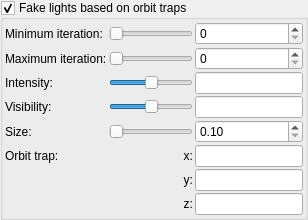
                  <widget class="MyGroupBox" name="groupCheck_fake_lights_enabled">
                   <property name="title">
                    <string>Fake lights based on orbit traps</string>
                   </property>
                   <property name="checkable">
                    <bool>true</bool>
                   </property>
                   <layout class="QVBoxLayout" name="verticalLayout_39">
                    <property name="spacing">
                     <number>2</number>
                    </property>
                    <property name="leftMargin">
                     <number>2</number>
                    </property>
                    <property name="topMargin">
                     <number>2</number>
                    </property>
                    <property name="rightMargin">
                     <number>2</number>
                    </property>
                    <property name="bottomMargin">
                     <number>2</number>
                    </property>
                    <item>
                     <layout class="QGridLayout" name="gridLayout_17">
                      <property name="spacing">
                       <number>2</number>
                      </property>
                      <item row="0" column="2">
                       <widget class="MySpinBox" name="spinboxInt_fake_lights_min_iter">
                        <property name="maximum">
                         <number>500</number>
                        </property>
                       </widget>
                      </item>
                      <item row="4" column="0">
                       <widget class="QLabel" name="label_94">
                        <property name="text">
                         <string>Size:</string>
                        </property>
                       </widget>
                      </item>
                      <item row="1" column="2">
                       <widget class="MySpinBox" name="spinboxInt_fake_lights_max_iter">
                        <property name="maximum">
                         <number>500</number>
                        </property>
                       </widget>
                      </item>
                      <item row="2" column="2">
                       <widget class="MyLineEdit" name="logedit_fake_lights_intensity"/>
                      </item>
                      <item row="1" column="1">
                       <widget class="QSlider" name="sliderInt_fake_lights_max_iter">
                        <property name="maximum">
                         <number>50</number>
                        </property>
                        <property name="singleStep">
                         <number>1</number>
                        </property>
                        <property name="pageStep">
                         <number>1</number>
                        </property>
                        <property name="orientation">
                         <enum>Qt::Horizontal</enum>
                        </property>
                       </widget>
                      </item>
                      <item row="2" column="1">
                       <widget class="QSlider" name="logslider_fake_lights_intensity">
                        <property name="minimum">
                         <number>-1500</number>
                        </property>
                        <property name="maximum">
                         <number>1500</number>
                        </property>
                        <property name="orientation">
                         <enum>Qt::Horizontal</enum>
                        </property>
                       </widget>
                      </item>
                      <item row="0" column="0">
                       <widget class="QLabel" name="label_60">
                        <property name="text">
                         <string>Minimum iteration:</string>
                        </property>
                       </widget>
                      </item>
                      <item row="3" column="1">
                       <widget class="QSlider" name="logslider_fake_lights_visibility">
                        <property name="minimum">
                         <number>-1500</number>
                        </property>
                        <property name="maximum">
                         <number>1500</number>
                        </property>
                        <property name="orientation">
                         <enum>Qt::Horizontal</enum>
                        </property>
                       </widget>
                      </item>
                      <item row="2" column="0">
                       <widget class="QLabel" name="label_92">
                        <property name="text">
                         <string>Intensity:</string>
                        </property>
                       </widget>
                      </item>
                      <item row="4" column="2">
                       <widget class="MyDoubleSpinBox" name="spinbox_fake_lights_visibility_size">
                        <property name="prefix">
                         <string/>
                        </property>
                        <property name="suffix">
                         <string/>
                        </property>
                        <property name="decimals">
                         <number>2</number>
                        </property>
                        <property name="minimum">
                         <double>0.100000000000000</double>
                        </property>
                        <property name="maximum">
                         <double>10.000000000000000</double>
                        </property>
                        <property name="singleStep">
                         <double>0.500000000000000</double>
                        </property>
                       </widget>
                      </item>
                      <item row="3" column="2">
                       <widget class="MyLineEdit" name="logedit_fake_lights_visibility"/>
                      </item>
                      <item row="6" column="1">
                       <widget class="QLabel" name="label_97">
                        <property name="sizePolicy">
                         <sizepolicy hsizetype="Preferred" vsizetype="Preferred">
                          <horstretch>0</horstretch>
                          <verstretch>0</verstretch>
                         </sizepolicy>
                        </property>
                        <property name="text">
                         <string>y:</string>
                        </property>
                        <property name="alignment">
                         <set>Qt::AlignRight|Qt::AlignTrailing|Qt::AlignVCenter</set>
                        </property>
                       </widget>
                      </item>
                      <item row="1" column="0">
                       <widget class="QLabel" name="label_91">
                        <property name="text">
                         <string>Maximum iteration:</string>
                        </property>
                       </widget>
                      </item>
                      <item row="4" column="1">
                       <widget class="QSlider" name="slider_fake_lights_visibility_size">
                        <property name="minimum">
                         <number>10</number>
                        </property>
                        <property name="maximum">
                         <number>1000</number>
                        </property>
                        <property name="orientation">
                         <enum>Qt::Horizontal</enum>
                        </property>
                       </widget>
                      </item>
                      <item row="3" column="0">
                       <widget class="QLabel" name="label_93">
                        <property name="text">
                         <string>Visibility:</string>
                        </property>
                       </widget>
                      </item>
                      <item row="0" column="1">
                       <widget class="QSlider" name="sliderInt_fake_lights_min_iter">
                        <property name="maximum">
                         <number>50</number>
                        </property>
                        <property name="singleStep">
                         <number>1</number>
                        </property>
                        <property name="pageStep">
                         <number>1</number>
                        </property>
                        <property name="orientation">
                         <enum>Qt::Horizontal</enum>
                        </property>
                       </widget>
                      </item>
                      <item row="5" column="0">
                       <widget class="QLabel" name="label_95">
                        <property name="text">
                         <string>Orbit trap:</string>
                        </property>
                       </widget>
                      </item>
                      <item row="5" column="1">
                       <widget class="QLabel" name="label_96">
                        <property name="sizePolicy">
                         <sizepolicy hsizetype="Preferred" vsizetype="Preferred">
                          <horstretch>0</horstretch>
                          <verstretch>0</verstretch>
                         </sizepolicy>
                        </property>
                        <property name="text">
                         <string>x:</string>
                        </property>
                        <property name="alignment">
                         <set>Qt::AlignRight|Qt::AlignTrailing|Qt::AlignVCenter</set>
                        </property>
                       </widget>
                      </item>
                      <item row="7" column="1">
                       <widget class="QLabel" name="label_98">
                        <property name="sizePolicy">
                         <sizepolicy hsizetype="Preferred" vsizetype="Preferred">
                          <horstretch>0</horstretch>
                          <verstretch>0</verstretch>
                         </sizepolicy>
                        </property>
                        <property name="text">
                         <string>z:</string>
                        </property>
                        <property name="alignment">
                         <set>Qt::AlignRight|Qt::AlignTrailing|Qt::AlignVCenter</set>
                        </property>
                       </widget>
                      </item>
                      <item row="5" column="2">
                       <widget class="MyLineEdit" name="vect3_fake_lights_orbit_trap_x"/>
                      </item>
                      <item row="6" column="2">
                       <widget class="MyLineEdit" name="vect3_fake_lights_orbit_trap_y"/>
                      </item>
                      <item row="7" column="2">
                       <widget class="MyLineEdit" name="vect3_fake_lights_orbit_trap_z"/>
                      </item>
                     </layout>
                    </item>
                   </layout>
                  </widget>
